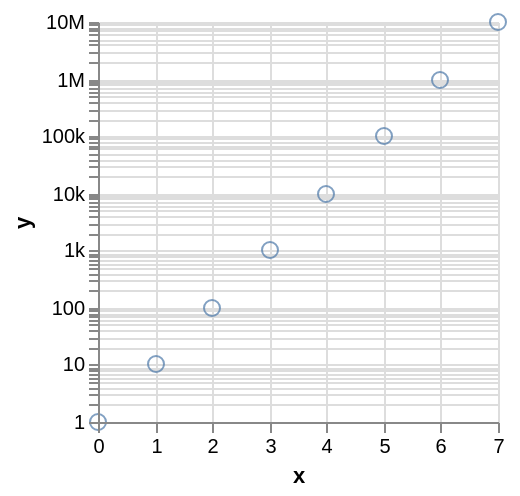

Specify this chart in Vega-Lite:
### Vega specification from a JSON file in a GitHub repository (floating-point values rounded to 4 significant figures)
{"$schema": "http://vega.github.io/schema/vega/v3.0.json", "autosize": "pad", "padding": 5, "data": [{"name": "source_0", "values": [{"x": 0, "y": 1}, {"x": 1, "y": 10}, {"x": 2, "y": 100}, {"x": 3, "y": 1000}, {"x": 4, "y": 10000}, {"x": 5, "y": 100000}, {"x": 6, "y": 1000000}, {"x": 7, "y": 10000000}], "format": {"type": "json", "parse": {"x": "number", "y": "number"}}, "transform": [{"type": "filter", "expr": "datum[\"x\"] !== null && !isNaN(datum[\"x\"]) && datum[\"y\"] !== null && !isNaN(datum[\"y\"])"}, {"type": "filter", "expr": "datum[\"y\"] > 0"}]}], "signals": [{"name": "width", "update": "200"}, {"name": "height", "update": "200"}, {"name": "unit", "value": {}, "on": [{"events": "mousemove", "update": "group()._id ? group() : unit"}]}], "marks": [{"name": "nested_main_group", "type": "group", "encode": {"update": {"width": {"signal": "width"}, "height": {"signal": "height"}, "fill": {"value": "transparent"}}}, "marks": [{"name": "marks", "type": "symbol", "role": "point", "from": {"data": "source_0"}, "encode": {"update": {"x": {"scale": "x", "field": "x"}, "y": {"scale": "y", "field": "y"}, "stroke": {"value": "#4c78a8"}, "fill": {"value": "transparent"}, "opacity": {"value": 0.7}}}}]}], "scales": [{"name": "x", "type": "linear", "domain": {"data": "source_0", "field": "x"}, "range": [0, 200], "round": true, "nice": true, "zero": true}, {"name": "y", "type": "log", "domain": {"data": "source_0", "field": "y"}, "range": [200, 0], "round": true, "nice": true}], "axes": [{"scale": "x", "format": "s", "orient": "bottom", "tickCount": 5, "title": "x", "zindex": 1}, {"scale": "x", "domain": false, "format": "s", "grid": true, "labels": false, "orient": "bottom", "tickCount": 5, "ticks": false, "zindex": 0, "gridScale": "y"}, {"scale": "y", "format": "s", "orient": "left", "title": "y", "zindex": 1}, {"scale": "y", "domain": false, "format": "s", "grid": true, "labels": false, "orient": "left", "ticks": false, "zindex": 0, "gridScale": "x"}]}
